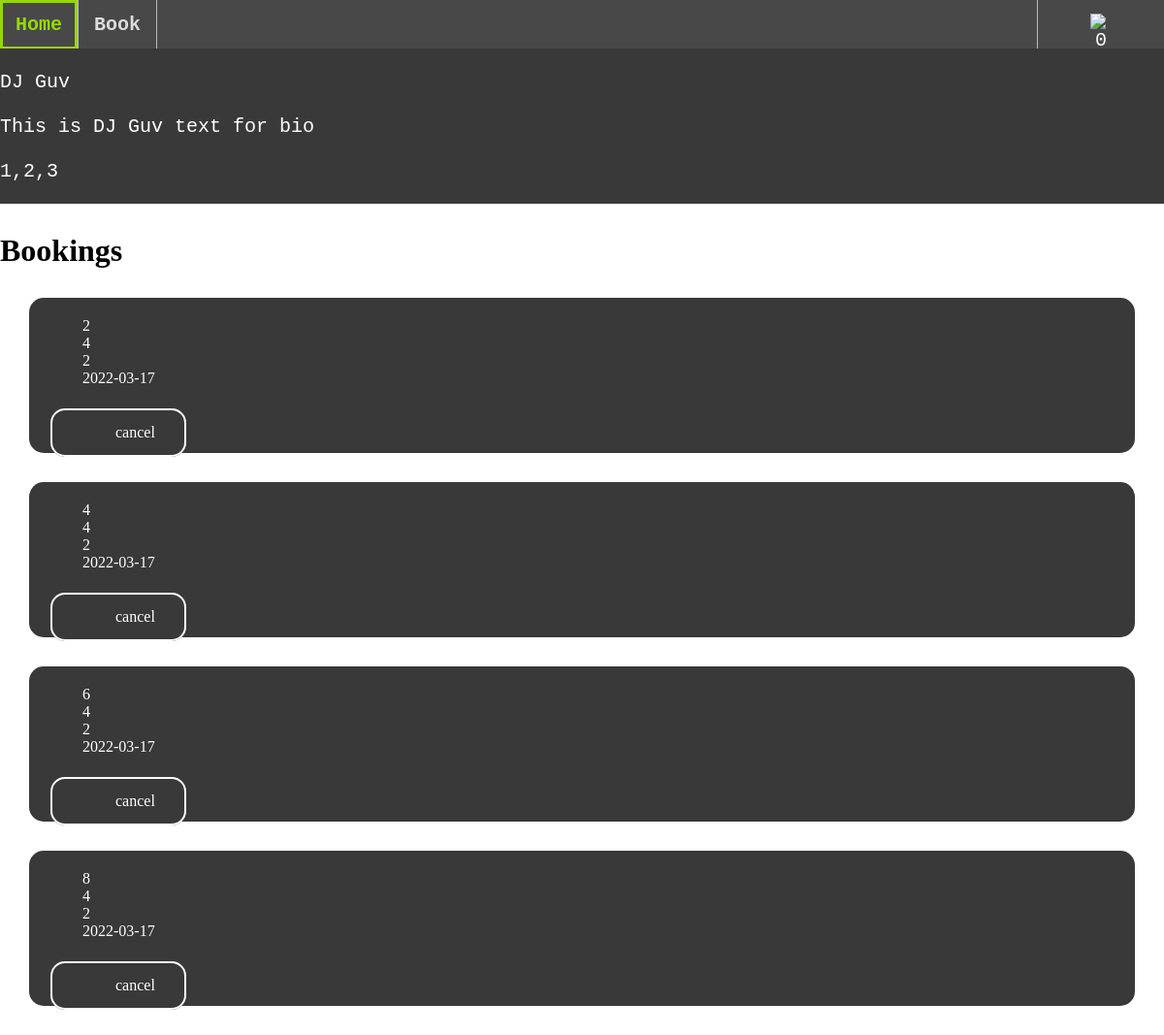
The app's page /profile (signed in), older data.
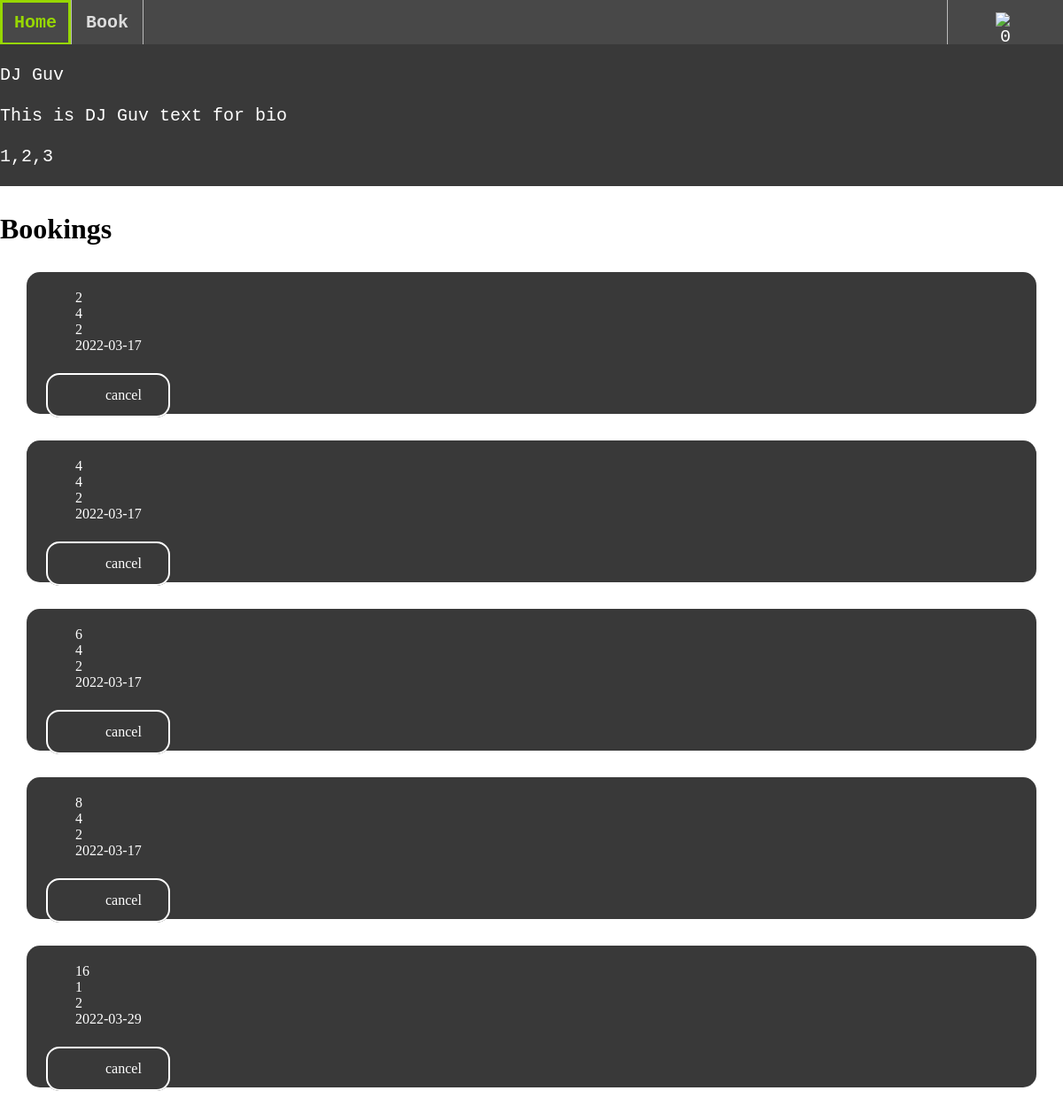
The same page, newer data.
### tables this page shows
CREATE TABLE bookings (
  id INTEGER PRIMARY KEY AUTOINCREMENT,
  booker_id INTEGER NOT NULL,
  dj_id INTEGER NOT NULL,
  created DATE NOT NULL DEFAULT CURRENT_DATE,
  bookedfor DATE NOT NULL DEFAULT CURRENT_DATE,
  FOREIGN KEY (booker_id) REFERENCES users(id)
  FOREIGN KEY (dj_id) REFERENCES djs(id)
);

### app.py (the view)
@app.route('/profile')
def get_profile():
    if  'userinfo' in session:
        bookings = []
        if session['userinfo']['type'] == 'dj': #if user is dj show the bookings that book them
            bookings = db.getDJBookings(session['userinfo']['id'])
        elif (session['userinfo']['type'] == 'customer'): #if customer show the bookings they have made
            bookings = db.getCustomerBookings(session['userinfo']['id'])
        else:
            bookings = db.getAllBookings() #else show all of the bookling make
        return(render_template('profile.html',user = session['userinfo'],loggedIn = True, bookings = bookings))
    else:
        return(render_template('login.html',error=""))

### db.py (called while the page is built)
def get_db():
    db = None
    if not db:
        try:
            db = sqlite3.connect(
                current_app.config['DATABASE'] )
        except Exception as e:
            print(e)
    return db

def getDJBookings(id):
    db = get_db()
    cur = db.cursor()
    cur.execute("SELECT * FROM bookings where dj_id = (?)", [id])
    try: bookings = list(cur.fetchall())
    except: return False
    return bookings

### templates/profile.html
{% extends "layout.html" %}
{% block content %}
<div class="fix-div" id = "djListHeader" >
    <br>
    <div class ="username">{{user.username}}</div>
    <br>
    <div class ="bio">{{user.bio}}</div>
    <br>
    <div class ="genres">{{user.genres}}</div>
</div>
<div class = "wrapper">
    <h1>Bookings </h1>
    {%for booking in bookings %}
    <div class = "djContainer">
        <p>{{booking.0}}</p>
        <p>{{booking.1}}</p>
        <p>{{booking.2}}</p>
        <p>{{booking.3}}</p>
        <br>
        <a class= "button" href = "">cancel</a>
    </div>
    {% endfor %}
</div>
{% endblock %}

Row changes from the older to the newer data that the page shows:
added bookings: id "16", booker "1", dj "2", created "2022-03-29"
